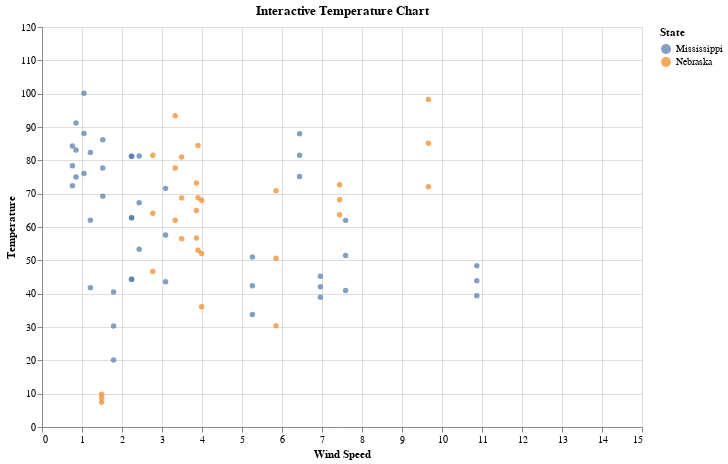

Notebook cell for this chart:
### Code cell
chart2 = alt.Chart(wind_long).mark_circle().encode(
        x=alt.X('wind_speed:Q', title='Wind Speed', scale=alt.Scale(domain=[0, 15])),
        y=alt.Y('temperature:Q', title='Temperature', scale=alt.Scale(domain=[0, 120])),
        color=alt.Color('state:N', legend=alt.Legend(title="State")),
        shape=alt.Shape('temperature_type:N', legend=alt.Legend(title="Temperature Type"))
    ).properties(
        width=600,
        height=400,
        title="Interactive Temperature Chart"
    )
chart2

### Figure 1 — Vega-Lite specification as saved in the notebook (floating-point values rounded to 4 significant figures)
{"config": {"view": {"continuousWidth": 300, "continuousHeight": 300}}, "data": {"name": "data-e7ac6e233169fd1537663e0f7a8d63fb"}, "mark": {"type": "circle"}, "encoding": {"color": {"field": "state", "legend": {"title": "State"}, "type": "nominal"}, "shape": {"field": "temperature_type", "legend": {"title": "Temperature Type"}, "type": "nominal"}, "x": {"field": "wind_speed", "scale": {"domain": [0, 15]}, "title": "Wind Speed", "type": "quantitative"}, "y": {"field": "temperature", "scale": {"domain": [0, 120]}, "title": "Temperature", "type": "quantitative"}}, "height": 400, "title": "Interactive Temperature Chart", "width": 600, "$schema": "https://vega.github.io/schema/vega-lite/v5.17.0.json", "datasets": {"data-e7ac6e233169fd1537663e0f7a8d63fb": [{"wind_speed": 5.26, "state": "Mississippi", "temperature_type": "temperature_high", "temperature": 50.99}, {"wind_speed": 1.79, "state": "Mississippi", "temperature_type": "temperature_high", "temperature": 40.51}, {"wind_speed": 1.52, "state": "Mississippi", "temperature_type": "temperature_high", "temperature": 86.17}, {"wind_speed": 0.85, "state": "Mississippi", "temperature_type": "temperature_high", "temperature": 91.23}, {"wind_speed": 0.76, "state": "Mississippi", "temperature_type": "temperature_high", "temperature": 84.31}, {"wind_speed": 7.59, "state": "Mississippi", "temperature_type": "temperature_high", "temperature": 61.99}, {"wind_speed": 3.09, "state": "Mississippi", "temperature_type": "temperature_high", "temperature": 71.59}, {"wind_speed": 2.24, "state": "Mississippi", "temperature_type": "temperature_high", "temperature": 81.23}, {"wind_speed": 6.96, "state": "Mississippi", "temperature_type": "temperature_high", "temperature": 45.23}, {"wind_speed": 10.87, "state": "Mississippi", "temperature_type": "temperature_high", "temperature": 48.36}, {"wind_speed": 2.24, "state": "Mississippi", "temperature_type": "temperature_high", "temperature": 81.23}, {"wind_speed": 6.44, "state": "Mississippi", "temperature_type": "temperature_high", "temperature": 87.96}, {"wind_speed": 1.21, "state": "Mississippi", "temperature_type": "temperature_high", "temperature": 82.36}, {"wind_speed": 2.43, "state": "Mississippi", "temperature_type": "temperature_high", "temperature": 81.27}, {"wind_speed": 1.05, "state": "Mississippi", "temperature_type": "temperature_high", "temperature": 100.1}, {"wind_speed": 3.33, "state": "Nebraska", "temperature_type": "temperature_high", "temperature": 93.4}, {"wind_speed": 7.44, "state": "Nebraska", "temperature_type": "temperature_high", "temperature": 72.69}, {"wind_speed": 1.49, "state": "Nebraska", "temperature_type": "temperature_high", "temperature": 9.8}, {"wind_speed": 3.99, "state": "Nebraska", "temperature_type": "temperature_high", "temperature": 68.0}, {"wind_speed": 9.66, "state": "Nebraska", "temperature_type": "temperature_high", "temperature": 98.22}, {"wind_speed": 3.49, "state": "Nebraska", "temperature_type": "temperature_high", "temperature": 80.99}, {"wind_speed": 3.86, "state": "Nebraska", "temperature_type": "temperature_high", "temperature": 73.19}, {"wind_speed": 3.9, "state": "Nebraska", "temperature_type": "temperature_high", "temperature": 84.46}, {"wind_speed": 2.77, "state": "Nebraska", "temperature_type": "temperature_high", "temperature": 81.52}, {"wind_speed": 5.85, "state": "Nebraska", "temperature_type": "temperature_high", "temperature": 70.87}, {"wind_speed": 5.26, "state": "Mississippi", "temperature_type": "temperature_mid", "temperature": 42.36}, {"wind_speed": 1.79, "state": "Mississippi", "temperature_type": "temperature_mid", "temperature": 30.32}, {"wind_speed": 1.52, "state": "Mississippi", "temperature_type": "temperature_mid", "temperature": 77.72}, {"wind_speed": 0.85, "state": "Mississippi", "temperature_type": "temperature_mid", "temperature": 83.11}, {"wind_speed": 0.76, "state": "Mississippi", "temperature_type": "temperature_mid", "temperature": 78.34}, {"wind_speed": 7.59, "state": "Mississippi", "temperature_type": "temperature_mid", "temperature": 51.46}, {"wind_speed": 3.09, "state": "Mississippi", "temperature_type": "temperature_mid", "temperature": 57.58}, {"wind_speed": 2.24, "state": "Mississippi", "temperature_type": "temperature_mid", "temperature": 62.78}, {"wind_speed": 6.96, "state": "Mississippi", "temperature_type": "temperature_mid", "temperature": 42.07}, {"wind_speed": 10.87, "state": "Mississippi", "temperature_type": "temperature_mid", "temperature": 43.87}, {"wind_speed": 2.24, "state": "Mississippi", "temperature_type": "temperature_mid", "temperature": 62.78}, {"wind_speed": 6.44, "state": "Mississippi", "temperature_type": "temperature_mid", "temperature": 81.56}, {"wind_speed": 1.21, "state": "Mississippi", "temperature_type": "temperature_mid", "temperature": 62.06}, {"wind_speed": 2.43, "state": "Mississippi", "temperature_type": "temperature_mid", "temperature": 67.31}, {"wind_speed": 1.05, "state": "Mississippi", "temperature_type": "temperature_mid", "temperature": 88.08}, {"wind_speed": 3.33, "state": "Nebraska", "temperature_type": "temperature_mid", "temperature": 77.7}, {"wind_speed": 7.44, "state": "Nebraska", "temperature_type": "temperature_mid", "temperature": 68.19}, {"wind_speed": 1.49, "state": "Nebraska", "temperature_type": "temperature_mid", "temperature": 8.595}, {"wind_speed": 3.99, "state": "Nebraska", "temperature_type": "temperature_mid", "temperature": 52.02}, {"wind_speed": 9.66, "state": "Nebraska", "temperature_type": "temperature_mid", "temperature": 85.15}, {"wind_speed": 3.49, "state": "Nebraska", "temperature_type": "temperature_mid", "temperature": 68.73}, {"wind_speed": 3.86, "state": "Nebraska", "temperature_type": "temperature_mid", "temperature": 64.94}, {"wind_speed": 3.9, "state": "Nebraska", "temperature_type": "temperature_mid", "temperature": 68.75}, {"wind_speed": 2.77, "state": "Nebraska", "temperature_type": "temperature_mid", "temperature": 64.09}, {"wind_speed": 5.85, "state": "Nebraska", "temperature_type": "temperature_mid", "temperature": 50.64}, {"wind_speed": 5.26, "state": "Mississippi", "temperature_type": "temperature_low", "temperature": 33.73}, {"wind_speed": 1.79, "state": "Mississippi", "temperature_type": "temperature_low", "temperature": 20.13}, {"wind_speed": 1.52, "state": "Mississippi", "temperature_type": "temperature_low", "temperature": 69.26}, {"wind_speed": 0.85, "state": "Mississippi", "temperature_type": "temperature_low", "temperature": 74.98}, {"wind_speed": 0.76, "state": "Mississippi", "temperature_type": "temperature_low", "temperature": 72.38}, {"wind_speed": 7.59, "state": "Mississippi", "temperature_type": "temperature_low", "temperature": 40.93}, {"wind_speed": 3.09, "state": "Mississippi", "temperature_type": "temperature_low", "temperature": 43.57}, {"wind_speed": 2.24, "state": "Mississippi", "temperature_type": "temperature_low", "temperature": 44.33}, {"wind_speed": 6.96, "state": "Mississippi", "temperature_type": "temperature_low", "temperature": 38.91}, {"wind_speed": 10.87, "state": "Mississippi", "temperature_type": "temperature_low", "temperature": 39.38}, {"wind_speed": 2.24, "state": "Mississippi", "temperature_type": "temperature_low", "temperature": 44.33}, {"wind_speed": 6.44, "state": "Mississippi", "temperature_type": "temperature_low", "temperature": 75.15}, {"wind_speed": 1.21, "state": "Mississippi", "temperature_type": "temperature_low", "temperature": 41.76}, {"wind_speed": 2.43, "state": "Mississippi", "temperature_type": "temperature_low", "temperature": 53.35}, {"wind_speed": 1.05, "state": "Mississippi", "temperature_type": "temperature_low", "temperature": 76.06}, {"wind_speed": 3.33, "state": "Nebraska", "temperature_type": "temperature_low", "temperature": 62.0}, {"wind_speed": 7.44, "state": "Nebraska", "temperature_type": "temperature_low", "temperature": 63.69}, {"wind_speed": 1.49, "state": "Nebraska", "temperature_type": "temperature_low", "temperature": 7.39}, {"wind_speed": 3.99, "state": "Nebraska", "temperature_type": "temperature_low", "temperature": 36.05}, {"wind_speed": 9.66, "state": "Nebraska", "temperature_type": "temperature_low", "temperature": 72.08}, {"wind_speed": 3.49, "state": "Nebraska", "temperature_type": "temperature_low", "temperature": 56.48}, {"wind_speed": 3.86, "state": "Nebraska", "temperature_type": "temperature_low", "temperature": 56.68}, {"wind_speed": 3.9, "state": "Nebraska", "temperature_type": "temperature_low", "temperature": 53.04}, {"wind_speed": 2.77, "state": "Nebraska", "temperature_type": "temperature_low", "temperature": 46.67}, {"wind_speed": 5.85, "state": "Nebraska", "temperature_type": "temperature_low", "temperature": 30.4}]}}
